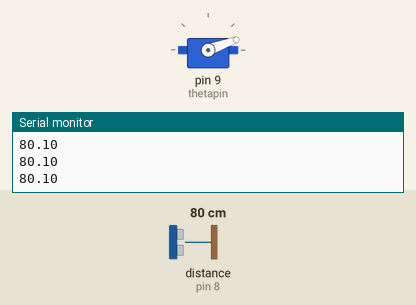
This sketch was run on a simulated Arduino Uno, built with avr-gcc and run on an emulated ATmega328P. Parts: servo, the last lines printed to the serial monitor. Wiring (inferred from the names in the program): ultrasonic range finder: trigger pin 10; echo pin 8. The inputs (shaded band) are chosen by the test bench; at power-on: distance to the obstacle (sensor on pin 8) 80 cm. The echo pulse lasts 58.3 µs per cm.

Above: at 2.26 s.
2.3 s: distance to the obstacle (sensor on pin 8) set to 2 cm
At 3.48 s:
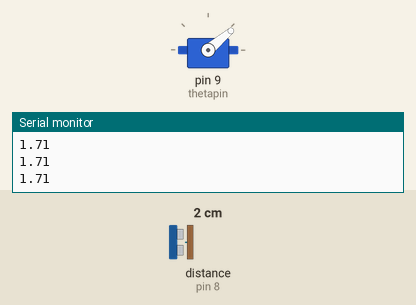
8.3 s: distance to the obstacle (sensor on pin 8) set to 250 cm
At 8.3 s:
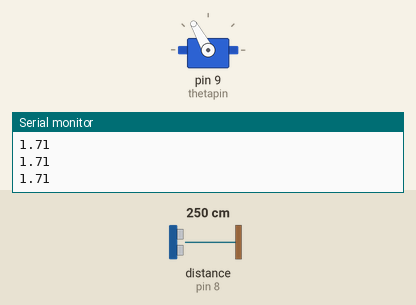
11.3 s: distance to the obstacle (sensor on pin 8) set to 4 cm
At 11.31 s:
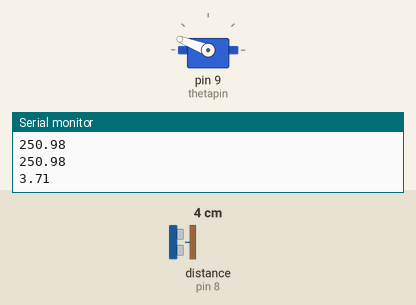
Timing chart, 0 to 20.3 s (numbered marks = the images above; inputs shaded):
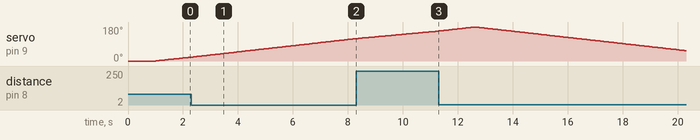

Measured:
- by itself, servo on pin 9 (thetapin): rises from 158° to 180° in 1.3 s, then falls to 55° in 7.6 s

The sketch:

servo_radar.ino
```cpp
#include <Servo.h>

Servo myServo;

int trig = 10;
int echo = 8;
int thetapin = 9;
float readval;
int theta;
unsigned long dur;
float dist;
int sweepdir = 1;

void setup() {
    Serial.begin(9600);
    myServo.attach(thetapin);
    myServo.write(0);
    delay(1000);
    pinMode(trig, OUTPUT);
    pinMode(echo, INPUT);
}

float sensorScan(){
    digitalWrite(trig, LOW);
    delayMicroseconds(2);
    digitalWrite(trig, HIGH);
    delayMicroseconds(10);
    digitalWrite(trig, LOW);
    dur = pulseIn(echo, HIGH, 38000);
    if (dur == 0) return -1;
    dist = dur / 58.0;
    return dist;
}

int updateDirection(int dir, int angle){
  if (angle >=180) return-1;
  if (angle <= 0) return 1;
  return dir;
}


void servoMove(int angle){
  myServo.write(angle);
}

void loop() {
  dist= sensorScan();
  theta += sweepdir;
  sweepdir = updateDirection(sweepdir, theta);
  servoMove(theta);
  Serial.println(dist);
  delay(60);
}
```
